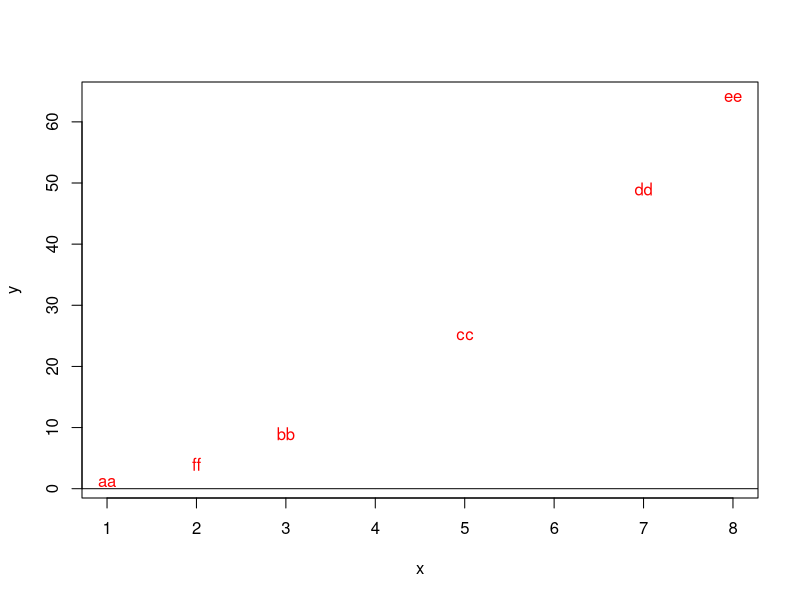

This chart was generated by the following R code:
x<-c(1,3,5,7,8,2)
y<-c(1,9,25,49,64,4)
plot(x,y,bg="blue",pch=21,cex=1.3,type="n")
text(x,y,c("aa","bb","cc","dd","ee","ff"),col="red")
abline(v=0,h=0)

df<-data.frame(x,y)
a<-lm(y~x,df)
summary(a)
a
